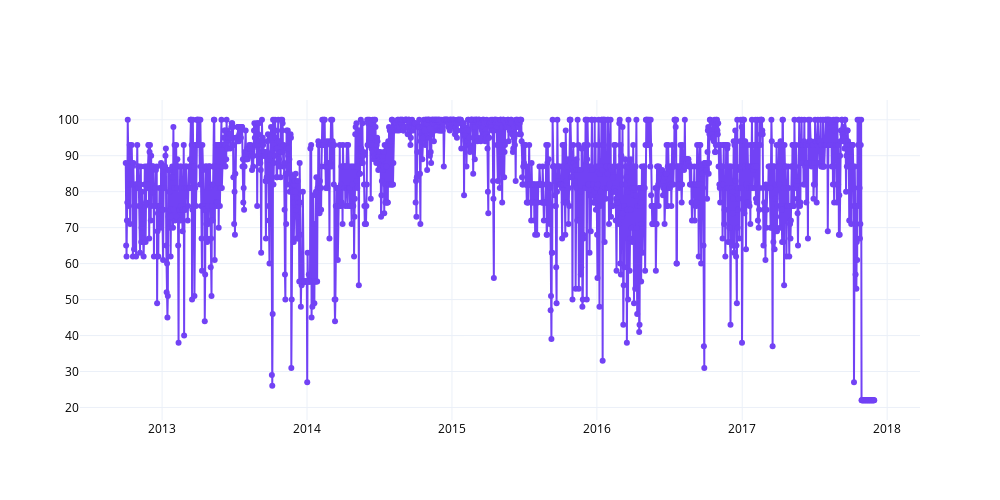

The cell this chart's notebook holds for it:
### Code cell
# Plotting Giornaliero
umi_day = umidita.asfreq("D")
fig = go.Figure()

fig.add_trace(
    go.Scatter(
        y = umi_day["San Francisco"],
        x = umi_day.index,
        mode = "lines+markers",
        line_color = "#7242f5"
    )
)

fig.update_layout(
    template = "plotly_white",
    font_color = "black",
    height = 500,
    width = 1000
)

### Figure 1 — Plotly figure (JSON) as saved in the notebook; plotly's stock layout.template omitted (floating-point values rounded to 4 significant figures; data arrays with more than 128 entries replaced by an {"elided": "..."} marker saying what was removed)
{"data": [{"line": {"color": "#7242f5"}, "mode": "lines+markers", "type": "scatter", "x": {"elided": "1886 str values"}, "y": {"elided": "1886 int values"}}], "layout": {"font": {"color": "black"}, "height": 500, "width": 1000}}
